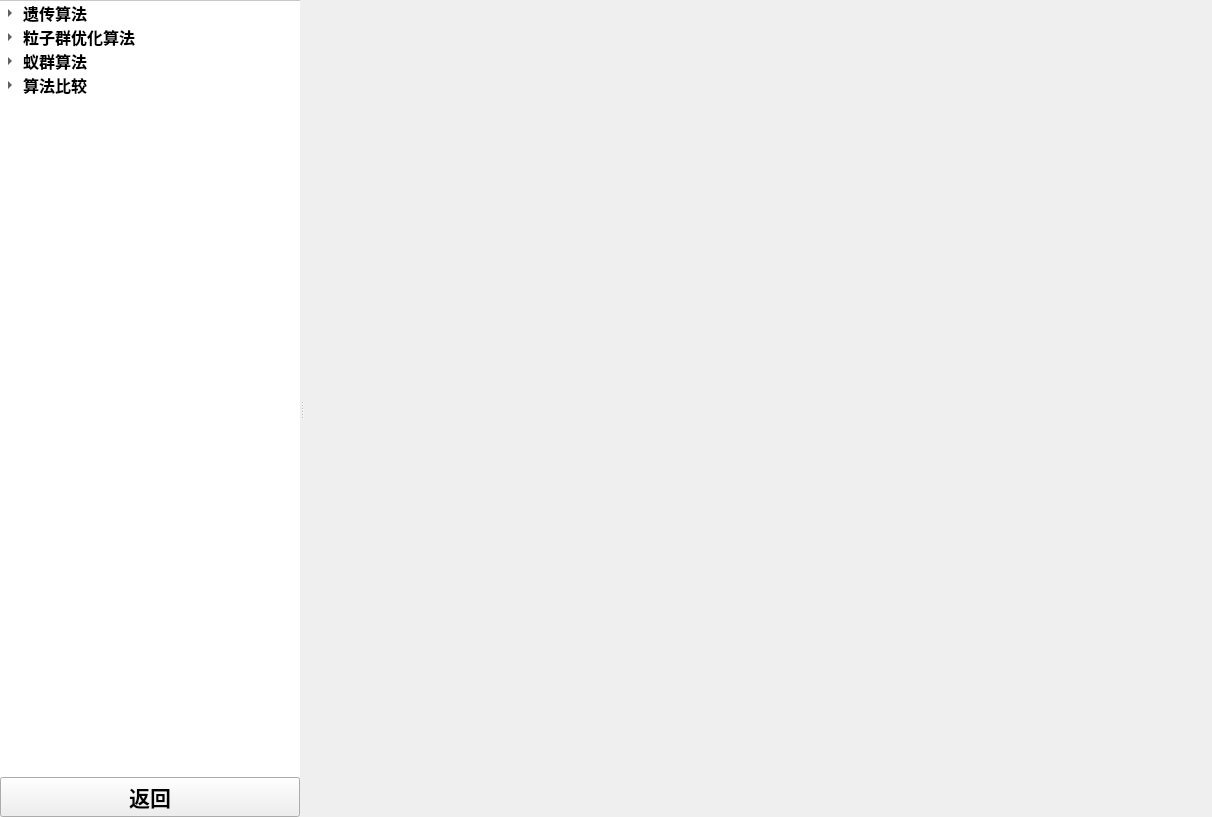
<?xml version="1.0" encoding="UTF-8"?>
<ui version="4.0">
 <class>ProblemAndAlgorithm</class>
 <widget class="QWidget" name="ProblemAndAlgorithm">
  <property name="geometry">
   <rect>
    <x>0</x>
    <y>0</y>
    <width>1212</width>
    <height>817</height>
   </rect>
  </property>
  <property name="windowTitle">
   <string>admin</string>
  </property>
  <property name="windowIcon">
   <iconset resource="../../res_Icon.qrc">
    <normaloff>:/icon/res/icons/window_icon.bmp</normaloff>:/icon/res/icons/window_icon.bmp</iconset>
  </property>
  <layout class="QVBoxLayout" name="verticalLayout_3">
   <property name="spacing">
    <number>0</number>
   </property>
   <property name="leftMargin">
    <number>0</number>
   </property>
   <property name="topMargin">
    <number>0</number>
   </property>
   <property name="rightMargin">
    <number>0</number>
   </property>
   <property name="bottomMargin">
    <number>0</number>
   </property>
   <item>
    <widget class="QSplitter" name="splitter">
     <property name="orientation">
      <enum>Qt::Horizontal</enum>
     </property>
     <widget class="QWidget" name="proalgo_leftWidget" native="true">
      <property name="minimumSize">
       <size>
        <width>200</width>
        <height>0</height>
       </size>
      </property>
      <property name="maximumSize">
       <size>
        <width>300</width>
        <height>16777215</height>
       </size>
      </property>
      <layout class="QVBoxLayout" name="verticalLayout_2">
       <property name="spacing">
        <number>0</number>
       </property>
       <property name="leftMargin">
        <number>0</number>
       </property>
       <property name="topMargin">
        <number>0</number>
       </property>
       <property name="rightMargin">
        <number>0</number>
       </property>
       <property name="bottomMargin">
        <number>0</number>
       </property>
       <item>
        <layout class="QVBoxLayout" name="verticalLayout">
         <property name="spacing">
          <number>0</number>
         </property>
         <property name="sizeConstraint">
          <enum>QLayout::SetDefaultConstraint</enum>
         </property>
         <item>
          <widget class="QTreeWidget" name="algo_treeWidget">
           <property name="minimumSize">
            <size>
             <width>200</width>
             <height>0</height>
            </size>
           </property>
           <property name="maximumSize">
            <size>
             <width>16777215</width>
             <height>16777215</height>
            </size>
           </property>
           <property name="styleSheet">
            <string notr="true">QTreeWidget#algo_treeWidget{
	border:none;
	border-top: 1px solid rgb(200,200,200);
}</string>
           </property>
           <property name="verticalScrollBarPolicy">
            <enum>Qt::ScrollBarAsNeeded</enum>
           </property>
           <property name="horizontalScrollBarPolicy">
            <enum>Qt::ScrollBarAlwaysOff</enum>
           </property>
           <property name="headerHidden">
            <bool>true</bool>
           </property>
           <column>
            <property name="text">
             <string>算法学习</string>
            </property>
           </column>
           <item>
            <property name="text">
             <string>遗传算法</string>
            </property>
            <property name="font">
             <font>
              <pointsize>12</pointsize>
              <bold>true</bold>
             </font>
            </property>
            <property name="icon">
             <iconset resource="../../res_pngs.qrc">
              <normaloff>:/algotithm_pngs/res/algotithm_pngs/GA.bmp</normaloff>:/algotithm_pngs/res/algotithm_pngs/GA.bmp</iconset>
            </property>
            <item>
             <property name="text">
              <string>简介</string>
             </property>
             <property name="font">
              <font>
               <pointsize>10</pointsize>
              </font>
             </property>
             <property name="icon">
              <iconset resource="../../res_pngs.qrc">
               <normaloff>:/algotithm_pngs/res/algotithm_pngs/Introduce.bmp</normaloff>:/algotithm_pngs/res/algotithm_pngs/Introduce.bmp</iconset>
             </property>
            </item>
            <item>
             <property name="text">
              <string>函数优化问题</string>
             </property>
             <property name="font">
              <font>
               <pointsize>10</pointsize>
              </font>
             </property>
             <property name="icon">
              <iconset resource="../../res_Icon.qrc">
               <normaloff>:/problem_icons/res/problems_icons/func_Extreme.bmp</normaloff>:/problem_icons/res/problems_icons/func_Extreme.bmp</iconset>
             </property>
            </item>
            <item>
             <property name="text">
              <string>路径规划问题</string>
             </property>
             <property name="font">
              <font>
               <pointsize>10</pointsize>
              </font>
             </property>
             <property name="icon">
              <iconset resource="../../res_Icon.qrc">
               <normaloff>:/problem_icons/res/problems_icons/path_plan.bmp</normaloff>:/problem_icons/res/problems_icons/path_plan.bmp</iconset>
             </property>
            </item>
            <item>
             <property name="text">
              <string>背包问题</string>
             </property>
             <property name="font">
              <font>
               <pointsize>10</pointsize>
              </font>
             </property>
             <property name="icon">
              <iconset resource="../../res_Icon.qrc">
               <normaloff>:/problem_icons/res/problems_icons/bp_pro.bmp</normaloff>:/problem_icons/res/problems_icons/bp_pro.bmp</iconset>
             </property>
            </item>
            <item>
             <property name="text">
              <string>旅行商问题</string>
             </property>
             <property name="font">
              <font>
               <pointsize>10</pointsize>
              </font>
             </property>
             <property name="icon">
              <iconset resource="../../res_Icon.qrc">
               <normaloff>:/problem_icons/res/problems_icons/tsp_pro.bmp</normaloff>:/problem_icons/res/problems_icons/tsp_pro.bmp</iconset>
             </property>
            </item>
           </item>
           <item>
            <property name="text">
             <string>粒子群优化算法</string>
            </property>
            <property name="font">
             <font>
              <pointsize>12</pointsize>
              <bold>true</bold>
             </font>
            </property>
            <property name="icon">
             <iconset resource="../../res_pngs.qrc">
              <normaloff>:/algotithm_pngs/res/algotithm_pngs/PSO.bmp</normaloff>:/algotithm_pngs/res/algotithm_pngs/PSO.bmp</iconset>
            </property>
            <item>
             <property name="text">
              <string>简介</string>
             </property>
             <property name="font">
              <font>
               <pointsize>10</pointsize>
              </font>
             </property>
             <property name="icon">
              <iconset resource="../../res_pngs.qrc">
               <normaloff>:/algotithm_pngs/res/algotithm_pngs/Introduce.bmp</normaloff>:/algotithm_pngs/res/algotithm_pngs/Introduce.bmp</iconset>
             </property>
            </item>
            <item>
             <property name="text">
              <string>函数优化问题</string>
             </property>
             <property name="font">
              <font>
               <pointsize>10</pointsize>
              </font>
             </property>
             <property name="icon">
              <iconset resource="../../res_Icon.qrc">
               <normaloff>:/problem_icons/res/problems_icons/func_Extreme.bmp</normaloff>:/problem_icons/res/problems_icons/func_Extreme.bmp</iconset>
             </property>
            </item>
            <item>
             <property name="text">
              <string>背包问题</string>
             </property>
             <property name="font">
              <font>
               <pointsize>10</pointsize>
              </font>
             </property>
             <property name="icon">
              <iconset resource="../../res_Icon.qrc">
               <normaloff>:/problem_icons/res/problems_icons/bp_pro.bmp</normaloff>:/problem_icons/res/problems_icons/bp_pro.bmp</iconset>
             </property>
            </item>
            <item>
             <property name="text">
              <string>旅行商问题</string>
             </property>
             <property name="font">
              <font>
               <pointsize>10</pointsize>
              </font>
             </property>
             <property name="icon">
              <iconset resource="../../res_Icon.qrc">
               <normaloff>:/problem_icons/res/problems_icons/tsp_pro.bmp</normaloff>:/problem_icons/res/problems_icons/tsp_pro.bmp</iconset>
             </property>
            </item>
           </item>
           <item>
            <property name="text">
             <string>蚁群算法</string>
            </property>
            <property name="font">
             <font>
              <pointsize>12</pointsize>
              <bold>true</bold>
             </font>
            </property>
            <property name="icon">
             <iconset resource="../../res_pngs.qrc">
              <normaloff>:/algotithm_pngs/res/algotithm_pngs/ACO.bmp</normaloff>:/algotithm_pngs/res/algotithm_pngs/ACO.bmp</iconset>
            </property>
            <item>
             <property name="text">
              <string>简介</string>
             </property>
             <property name="font">
              <font>
               <pointsize>10</pointsize>
              </font>
             </property>
             <property name="icon">
              <iconset resource="../../res_pngs.qrc">
               <normaloff>:/algotithm_pngs/res/algotithm_pngs/Introduce.bmp</normaloff>:/algotithm_pngs/res/algotithm_pngs/Introduce.bmp</iconset>
             </property>
            </item>
            <item>
             <property name="text">
              <string>函数优化问题</string>
             </property>
             <property name="font">
              <font>
               <pointsize>10</pointsize>
              </font>
             </property>
             <property name="icon">
              <iconset resource="../../res_Icon.qrc">
               <normaloff>:/problem_icons/res/problems_icons/func_Extreme.bmp</normaloff>:/problem_icons/res/problems_icons/func_Extreme.bmp</iconset>
             </property>
            </item>
            <item>
             <property name="text">
              <string>路径规划问题</string>
             </property>
             <property name="font">
              <font>
               <pointsize>10</pointsize>
              </font>
             </property>
             <property name="icon">
              <iconset resource="../../res_Icon.qrc">
               <normaloff>:/problem_icons/res/problems_icons/path_plan.bmp</normaloff>:/problem_icons/res/problems_icons/path_plan.bmp</iconset>
             </property>
            </item>
            <item>
             <property name="text">
              <string>背包问题</string>
             </property>
             <property name="font">
              <font>
               <pointsize>10</pointsize>
              </font>
             </property>
             <property name="icon">
              <iconset resource="../../res_Icon.qrc">
               <normaloff>:/problem_icons/res/problems_icons/bp_pro.bmp</normaloff>:/problem_icons/res/problems_icons/bp_pro.bmp</iconset>
             </property>
            </item>
            <item>
             <property name="text">
              <string>旅行商问题</string>
             </property>
             <property name="font">
              <font>
               <pointsize>10</pointsize>
              </font>
             </property>
             <property name="icon">
              <iconset resource="../../res_Icon.qrc">
               <normaloff>:/problem_icons/res/problems_icons/tsp_pro.bmp</normaloff>:/problem_icons/res/problems_icons/tsp_pro.bmp</iconset>
             </property>
            </item>
           </item>
           <item>
            <property name="text">
             <string>算法比较</string>
            </property>
            <property name="font">
             <font>
              <pointsize>12</pointsize>
              <bold>true</bold>
             </font>
            </property>
            <property name="icon">
             <iconset resource="../../res_pngs.qrc">
              <normaloff>:/algotithm_pngs/res/algotithm_pngs/vs.bmp</normaloff>:/algotithm_pngs/res/algotithm_pngs/vs.bmp</iconset>
            </property>
            <item>
             <property name="text">
              <string>函数优化问题</string>
             </property>
             <property name="font">
              <font>
               <pointsize>10</pointsize>
              </font>
             </property>
             <property name="icon">
              <iconset resource="../../res_Icon.qrc">
               <normaloff>:/problem_icons/res/problems_icons/func_Extreme.bmp</normaloff>:/problem_icons/res/problems_icons/func_Extreme.bmp</iconset>
             </property>
            </item>
            <item>
             <property name="text">
              <string>旅行商问题</string>
             </property>
             <property name="font">
              <font>
               <pointsize>10</pointsize>
              </font>
             </property>
             <property name="icon">
              <iconset resource="../../res_Icon.qrc">
               <normaloff>:/problem_icons/res/problems_icons/tsp_pro.bmp</normaloff>:/problem_icons/res/problems_icons/tsp_pro.bmp</iconset>
             </property>
            </item>
           </item>
          </widget>
         </item>
         <item>
          <widget class="QPushButton" name="proalgo_returnMainWidgetBtn">
           <property name="font">
            <font>
             <pointsize>16</pointsize>
             <italic>false</italic>
             <bold>true</bold>
            </font>
           </property>
           <property name="text">
            <string>返回</string>
           </property>
          </widget>
         </item>
        </layout>
       </item>
      </layout>
     </widget>
     <widget class="QStackedWidget" name="proalgo_stackedWidget">
      <property name="minimumSize">
       <size>
        <width>600</width>
        <height>0</height>
       </size>
      </property>
     </widget>
    </widget>
   </item>
  </layout>
 </widget>
 <resources>
  <include location="../../res_pngs.qrc"/>
  <include location="../../res_Icon.qrc"/>
 </resources>
 <connections/>
</ui>
